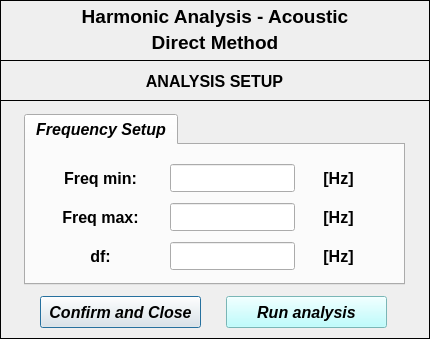
<?xml version="1.0" encoding="UTF-8"?>
<ui version="4.0">
 <class>Dialog</class>
 <widget class="QDialog" name="Dialog">
  <property name="windowModality">
   <enum>Qt::NonModal</enum>
  </property>
  <property name="geometry">
   <rect>
    <x>0</x>
    <y>0</y>
    <width>430</width>
    <height>339</height>
   </rect>
  </property>
  <property name="sizePolicy">
   <sizepolicy hsizetype="Fixed" vsizetype="Fixed">
    <horstretch>0</horstretch>
    <verstretch>0</verstretch>
   </sizepolicy>
  </property>
  <property name="minimumSize">
   <size>
    <width>430</width>
    <height>339</height>
   </size>
  </property>
  <property name="maximumSize">
   <size>
    <width>430</width>
    <height>339</height>
   </size>
  </property>
  <property name="contextMenuPolicy">
   <enum>Qt::DefaultContextMenu</enum>
  </property>
  <property name="windowTitle">
   <string>Harmonic analysis setup</string>
  </property>
  <property name="windowIcon">
   <iconset>
    <normaloff>../../../../../../Downloads/load - Copia.png</normaloff>../../../../../../Downloads/load - Copia.png</iconset>
  </property>
  <property name="whatsThis">
   <string/>
  </property>
  <widget class="QFrame" name="frame_3">
   <property name="geometry">
    <rect>
     <x>0</x>
     <y>0</y>
     <width>430</width>
     <height>61</height>
    </rect>
   </property>
   <property name="frameShape">
    <enum>QFrame::Box</enum>
   </property>
   <property name="frameShadow">
    <enum>QFrame::Plain</enum>
   </property>
   <property name="lineWidth">
    <number>1</number>
   </property>
   <widget class="QLabel" name="label_title">
    <property name="geometry">
     <rect>
      <x>36</x>
      <y>4</y>
      <width>358</width>
      <height>25</height>
     </rect>
    </property>
    <property name="font">
     <font>
      <family>Arial</family>
      <pointsize>14</pointsize>
      <weight>75</weight>
      <italic>false</italic>
      <bold>true</bold>
     </font>
    </property>
    <property name="text">
     <string>Harmonic Analysis - Acoustic</string>
    </property>
    <property name="textFormat">
     <enum>Qt::AutoText</enum>
    </property>
    <property name="alignment">
     <set>Qt::AlignCenter</set>
    </property>
   </widget>
   <widget class="QLabel" name="label_subtitle">
    <property name="geometry">
     <rect>
      <x>36</x>
      <y>30</y>
      <width>358</width>
      <height>25</height>
     </rect>
    </property>
    <property name="font">
     <font>
      <family>Arial</family>
      <pointsize>14</pointsize>
      <weight>75</weight>
      <italic>false</italic>
      <bold>true</bold>
     </font>
    </property>
    <property name="text">
     <string>Direct Method</string>
    </property>
    <property name="textFormat">
     <enum>Qt::AutoText</enum>
    </property>
    <property name="alignment">
     <set>Qt::AlignCenter</set>
    </property>
   </widget>
  </widget>
  <widget class="QFrame" name="frame_2">
   <property name="geometry">
    <rect>
     <x>0</x>
     <y>100</y>
     <width>430</width>
     <height>239</height>
    </rect>
   </property>
   <property name="minimumSize">
    <size>
     <width>430</width>
     <height>239</height>
    </size>
   </property>
   <property name="maximumSize">
    <size>
     <width>430</width>
     <height>239</height>
    </size>
   </property>
   <property name="frameShape">
    <enum>QFrame::Box</enum>
   </property>
   <property name="frameShadow">
    <enum>QFrame::Plain</enum>
   </property>
   <widget class="QTabWidget" name="tabWidget">
    <property name="geometry">
     <rect>
      <x>24</x>
      <y>14</y>
      <width>381</width>
      <height>171</height>
     </rect>
    </property>
    <property name="font">
     <font>
      <family>Arial</family>
      <pointsize>12</pointsize>
      <weight>75</weight>
      <italic>true</italic>
      <bold>true</bold>
     </font>
    </property>
    <property name="currentIndex">
     <number>0</number>
    </property>
    <widget class="QWidget" name="tab_2">
     <attribute name="title">
      <string>Frequency Setup</string>
     </attribute>
     <widget class="QWidget" name="verticalLayoutWidget_16">
      <property name="geometry">
       <rect>
        <x>24</x>
        <y>18</y>
        <width>101</width>
        <height>108</height>
       </rect>
      </property>
      <layout class="QVBoxLayout" name="verticalLayout_16">
       <property name="spacing">
        <number>10</number>
       </property>
       <item>
        <widget class="QLabel" name="label_22">
         <property name="minimumSize">
          <size>
           <width>0</width>
           <height>28</height>
          </size>
         </property>
         <property name="maximumSize">
          <size>
           <width>16777215</width>
           <height>28</height>
          </size>
         </property>
         <property name="font">
          <font>
           <italic>false</italic>
          </font>
         </property>
         <property name="text">
          <string>Freq min:</string>
         </property>
         <property name="alignment">
          <set>Qt::AlignCenter</set>
         </property>
        </widget>
       </item>
       <item>
        <widget class="QLabel" name="label_23">
         <property name="minimumSize">
          <size>
           <width>0</width>
           <height>28</height>
          </size>
         </property>
         <property name="maximumSize">
          <size>
           <width>16777215</width>
           <height>28</height>
          </size>
         </property>
         <property name="font">
          <font>
           <italic>false</italic>
          </font>
         </property>
         <property name="text">
          <string>Freq max:</string>
         </property>
         <property name="alignment">
          <set>Qt::AlignCenter</set>
         </property>
        </widget>
       </item>
       <item>
        <widget class="QLabel" name="label_21">
         <property name="minimumSize">
          <size>
           <width>0</width>
           <height>28</height>
          </size>
         </property>
         <property name="maximumSize">
          <size>
           <width>16777215</width>
           <height>28</height>
          </size>
         </property>
         <property name="font">
          <font>
           <italic>false</italic>
          </font>
         </property>
         <property name="text">
          <string>df:</string>
         </property>
         <property name="alignment">
          <set>Qt::AlignCenter</set>
         </property>
        </widget>
       </item>
      </layout>
     </widget>
     <widget class="QWidget" name="verticalLayoutWidget_17">
      <property name="geometry">
       <rect>
        <x>144</x>
        <y>18</y>
        <width>125</width>
        <height>108</height>
       </rect>
      </property>
      <layout class="QVBoxLayout" name="verticalLayout_17">
       <property name="spacing">
        <number>10</number>
       </property>
       <item>
        <widget class="QLineEdit" name="lineEdit_min">
         <property name="minimumSize">
          <size>
           <width>0</width>
           <height>28</height>
          </size>
         </property>
         <property name="maximumSize">
          <size>
           <width>16777215</width>
           <height>28</height>
          </size>
         </property>
         <property name="font">
          <font>
           <family>Arial</family>
           <pointsize>11</pointsize>
           <weight>75</weight>
           <italic>true</italic>
           <bold>true</bold>
          </font>
         </property>
         <property name="styleSheet">
          <string notr="true">color: rgb(0, 0, 255);</string>
         </property>
         <property name="alignment">
          <set>Qt::AlignCenter</set>
         </property>
        </widget>
       </item>
       <item>
        <widget class="QLineEdit" name="lineEdit_max">
         <property name="minimumSize">
          <size>
           <width>0</width>
           <height>28</height>
          </size>
         </property>
         <property name="maximumSize">
          <size>
           <width>16777215</width>
           <height>28</height>
          </size>
         </property>
         <property name="font">
          <font>
           <family>Arial</family>
           <pointsize>11</pointsize>
           <weight>75</weight>
           <italic>true</italic>
           <bold>true</bold>
          </font>
         </property>
         <property name="styleSheet">
          <string notr="true">color: rgb(0, 0, 255);</string>
         </property>
         <property name="alignment">
          <set>Qt::AlignCenter</set>
         </property>
        </widget>
       </item>
       <item>
        <widget class="QLineEdit" name="lineEdit_step">
         <property name="minimumSize">
          <size>
           <width>0</width>
           <height>28</height>
          </size>
         </property>
         <property name="maximumSize">
          <size>
           <width>16777215</width>
           <height>28</height>
          </size>
         </property>
         <property name="font">
          <font>
           <family>Arial</family>
           <pointsize>11</pointsize>
           <weight>75</weight>
           <italic>true</italic>
           <bold>true</bold>
          </font>
         </property>
         <property name="styleSheet">
          <string notr="true">color: rgb(0, 0, 255);</string>
         </property>
         <property name="alignment">
          <set>Qt::AlignCenter</set>
         </property>
        </widget>
       </item>
      </layout>
     </widget>
     <widget class="QWidget" name="verticalLayoutWidget_18">
      <property name="geometry">
       <rect>
        <x>282</x>
        <y>18</y>
        <width>61</width>
        <height>108</height>
       </rect>
      </property>
      <layout class="QVBoxLayout" name="verticalLayout_18">
       <property name="spacing">
        <number>10</number>
       </property>
       <item>
        <widget class="QLabel" name="label_24">
         <property name="minimumSize">
          <size>
           <width>0</width>
           <height>28</height>
          </size>
         </property>
         <property name="maximumSize">
          <size>
           <width>16777215</width>
           <height>28</height>
          </size>
         </property>
         <property name="font">
          <font>
           <italic>false</italic>
          </font>
         </property>
         <property name="text">
          <string>[Hz]</string>
         </property>
         <property name="alignment">
          <set>Qt::AlignCenter</set>
         </property>
        </widget>
       </item>
       <item>
        <widget class="QLabel" name="label_25">
         <property name="minimumSize">
          <size>
           <width>0</width>
           <height>28</height>
          </size>
         </property>
         <property name="maximumSize">
          <size>
           <width>16777215</width>
           <height>28</height>
          </size>
         </property>
         <property name="font">
          <font>
           <italic>false</italic>
          </font>
         </property>
         <property name="text">
          <string>[Hz]</string>
         </property>
         <property name="alignment">
          <set>Qt::AlignCenter</set>
         </property>
        </widget>
       </item>
       <item>
        <widget class="QLabel" name="label_26">
         <property name="minimumSize">
          <size>
           <width>0</width>
           <height>28</height>
          </size>
         </property>
         <property name="maximumSize">
          <size>
           <width>16777215</width>
           <height>28</height>
          </size>
         </property>
         <property name="font">
          <font>
           <italic>false</italic>
          </font>
         </property>
         <property name="text">
          <string>[Hz]</string>
         </property>
         <property name="alignment">
          <set>Qt::AlignCenter</set>
         </property>
        </widget>
       </item>
      </layout>
     </widget>
    </widget>
   </widget>
   <widget class="QPushButton" name="pushButton_confirm_close">
    <property name="geometry">
     <rect>
      <x>40</x>
      <y>196</y>
      <width>161</width>
      <height>32</height>
     </rect>
    </property>
    <property name="font">
     <font>
      <family>Arial</family>
      <pointsize>12</pointsize>
      <weight>75</weight>
      <italic>true</italic>
      <bold>true</bold>
     </font>
    </property>
    <property name="text">
     <string>Confirm and Close</string>
    </property>
   </widget>
   <widget class="QPushButton" name="pushButton_confirm_run_analysis">
    <property name="geometry">
     <rect>
      <x>226</x>
      <y>196</y>
      <width>161</width>
      <height>32</height>
     </rect>
    </property>
    <property name="font">
     <font>
      <family>Arial</family>
      <pointsize>12</pointsize>
      <weight>75</weight>
      <italic>true</italic>
      <bold>true</bold>
     </font>
    </property>
    <property name="styleSheet">
     <string notr="true">background-color: rgb(170, 255, 255);</string>
    </property>
    <property name="text">
     <string>Run analysis</string>
    </property>
   </widget>
  </widget>
  <widget class="QFrame" name="frame">
   <property name="geometry">
    <rect>
     <x>0</x>
     <y>60</y>
     <width>430</width>
     <height>41</height>
    </rect>
   </property>
   <property name="frameShape">
    <enum>QFrame::Box</enum>
   </property>
   <property name="frameShadow">
    <enum>QFrame::Plain</enum>
   </property>
   <property name="lineWidth">
    <number>1</number>
   </property>
   <widget class="QLabel" name="label">
    <property name="geometry">
     <rect>
      <x>24</x>
      <y>8</y>
      <width>381</width>
      <height>27</height>
     </rect>
    </property>
    <property name="font">
     <font>
      <family>Arial</family>
      <pointsize>12</pointsize>
      <weight>75</weight>
      <italic>false</italic>
      <bold>true</bold>
     </font>
    </property>
    <property name="text">
     <string>ANALYSIS SETUP</string>
    </property>
    <property name="textFormat">
     <enum>Qt::AutoText</enum>
    </property>
    <property name="alignment">
     <set>Qt::AlignCenter</set>
    </property>
   </widget>
  </widget>
 </widget>
 <resources/>
 <connections/>
</ui>
